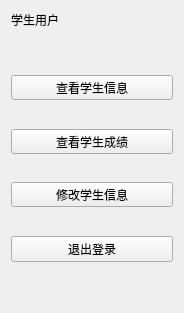
<?xml version="1.0" encoding="UTF-8"?>
<ui version="4.0">
 <class>UiStuMain</class>
 <widget class="QWidget" name="UiStuMain">
  <property name="geometry">
   <rect>
    <x>0</x>
    <y>0</y>
    <width>184</width>
    <height>313</height>
   </rect>
  </property>
  <property name="windowTitle">
   <string>Form</string>
  </property>
  <layout class="QVBoxLayout" name="verticalLayout" stretch="0,0,1,0">
   <item>
    <layout class="QHBoxLayout" name="horizontalLayout">
     <item>
      <widget class="QLabel" name="label">
       <property name="maximumSize">
        <size>
         <width>16777215</width>
         <height>25</height>
        </size>
       </property>
       <property name="text">
        <string>学生用户</string>
       </property>
      </widget>
     </item>
    </layout>
   </item>
   <item>
    <spacer name="verticalSpacer_2">
     <property name="orientation">
      <enum>Qt::Orientation::Vertical</enum>
     </property>
     <property name="sizeHint" stdset="0">
      <size>
       <width>20</width>
       <height>40</height>
      </size>
     </property>
    </spacer>
   </item>
   <item>
    <layout class="QVBoxLayout" name="verticalLayout_2">
     <item>
      <widget class="QPushButton" name="pushButton">
       <property name="minimumSize">
        <size>
         <width>0</width>
         <height>25</height>
        </size>
       </property>
       <property name="text">
        <string>查看学生信息</string>
       </property>
      </widget>
     </item>
     <item>
      <spacer name="verticalSpacer_4">
       <property name="orientation">
        <enum>Qt::Orientation::Vertical</enum>
       </property>
       <property name="sizeHint" stdset="0">
        <size>
         <width>20</width>
         <height>40</height>
        </size>
       </property>
      </spacer>
     </item>
     <item>
      <widget class="QPushButton" name="pushButton_3">
       <property name="minimumSize">
        <size>
         <width>0</width>
         <height>25</height>
        </size>
       </property>
       <property name="text">
        <string>查看学生成绩</string>
       </property>
      </widget>
     </item>
     <item>
      <spacer name="verticalSpacer_3">
       <property name="orientation">
        <enum>Qt::Orientation::Vertical</enum>
       </property>
       <property name="sizeHint" stdset="0">
        <size>
         <width>20</width>
         <height>40</height>
        </size>
       </property>
      </spacer>
     </item>
     <item>
      <widget class="QPushButton" name="pushButton_2">
       <property name="minimumSize">
        <size>
         <width>0</width>
         <height>25</height>
        </size>
       </property>
       <property name="text">
        <string>修改学生信息</string>
       </property>
      </widget>
     </item>
     <item>
      <spacer name="verticalSpacer">
       <property name="orientation">
        <enum>Qt::Orientation::Vertical</enum>
       </property>
       <property name="sizeHint" stdset="0">
        <size>
         <width>20</width>
         <height>40</height>
        </size>
       </property>
      </spacer>
     </item>
     <item>
      <widget class="QPushButton" name="pushButton_4">
       <property name="text">
        <string>退出登录</string>
       </property>
      </widget>
     </item>
    </layout>
   </item>
   <item>
    <spacer name="verticalSpacer_5">
     <property name="orientation">
      <enum>Qt::Orientation::Vertical</enum>
     </property>
     <property name="sizeHint" stdset="0">
      <size>
       <width>20</width>
       <height>40</height>
      </size>
     </property>
    </spacer>
   </item>
  </layout>
 </widget>
 <resources/>
 <connections/>
</ui>
